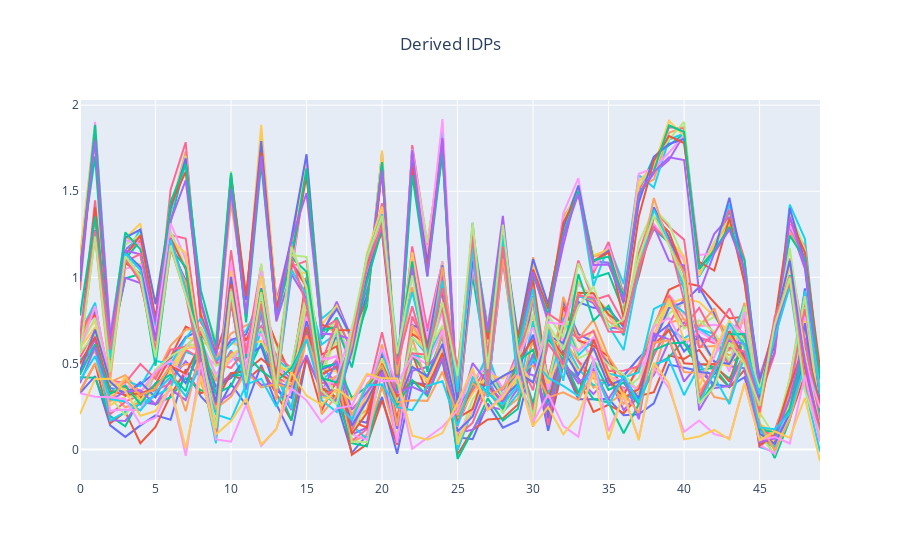

Notebook code cell kept with this figure:
### Markdown cell above
We see that if the signal is in the columns in our data matrix, *idps* , we will retrieve it in the U matrix in the SVD, but not in the V.

## 3. Place the signal in the rows of our data matrix
Now, let us transpose our data matrix *idps*, so that the synthetic signal generated is in each row, and run the same analysis as above

### Code cell
A = idps.T
traces = [
    go.Scatter(
        x=np.arange(n_samples),
        y=A[:, i],
        mode='lines',
        name=formulas[i],
        showlegend=False
    )
for i in range(n_idps)]

layout = go.Layout(
    title = {
        'x': 0.5,
        'text': 'Derived IDPs'
    }
)

iplot(go.Figure(traces, layout))
